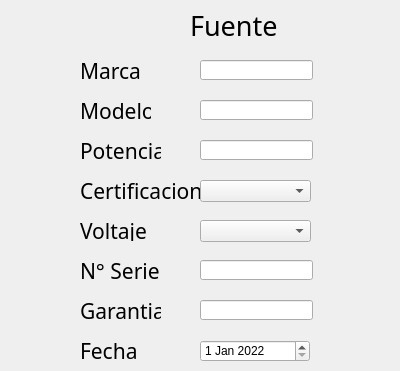
   <widget class="QWidget" name="page4">
    <widget class="QLabel" name="label_4">
     <property name="geometry">
      <rect>
       <x>190</x>
       <y>10</y>
       <width>201</width>
       <height>31</height>
      </rect>
     </property>
     <property name="font">
      <font>
       <family>Mongolian Baiti</family>
       <pointsize>20</pointsize>
      </font>
     </property>
     <property name="text">
      <string>Fuente</string>
     </property>
    </widget>
    <widget class="QLabel" name="label_28">
     <property name="geometry">
      <rect>
       <x>80</x>
       <y>100</y>
       <width>71</width>
       <height>21</height>
      </rect>
     </property>
     <property name="font">
      <font>
       <family>Mongolian Baiti</family>
       <pointsize>16</pointsize>
      </font>
     </property>
     <property name="text">
      <string>Modelo</string>
     </property>
    </widget>
    <widget class="QLabel" name="label_29">
     <property name="geometry">
      <rect>
       <x>80</x>
       <y>60</y>
       <width>61</width>
       <height>21</height>
      </rect>
     </property>
     <property name="font">
      <font>
       <family>Mongolian Baiti</family>
       <pointsize>16</pointsize>
      </font>
     </property>
     <property name="text">
      <string>Marca</string>
     </property>
    </widget>
    <widget class="QLabel" name="label_30">
     <property name="geometry">
      <rect>
       <x>80</x>
       <y>140</y>
       <width>81</width>
       <height>21</height>
      </rect>
     </property>
     <property name="font">
      <font>
       <family>Mongolian Baiti</family>
       <pointsize>16</pointsize>
      </font>
     </property>
     <property name="text">
      <string>Potencia</string>
     </property>
    </widget>
    <widget class="QLabel" name="label_31">
     <property name="geometry">
      <rect>
       <x>80</x>
       <y>180</y>
       <width>121</width>
       <height>21</height>
      </rect>
     </property>
     <property name="font">
      <font>
       <family>Mongolian Baiti</family>
       <pointsize>16</pointsize>
      </font>
     </property>
     <property name="text">
      <string>Certificacion</string>
     </property>
    </widget>
    <widget class="QLabel" name="label_32">
     <property name="geometry">
      <rect>
       <x>80</x>
       <y>220</y>
       <width>71</width>
       <height>21</height>
      </rect>
     </property>
     <property name="font">
      <font>
       <family>Mongolian Baiti</family>
       <pointsize>16</pointsize>
      </font>
     </property>
     <property name="text">
      <string>Voltaje</string>
     </property>
    </widget>
    <widget class="QLabel" name="label_33">
     <property name="geometry">
      <rect>
       <x>80</x>
       <y>260</y>
       <width>81</width>
       <height>21</height>
      </rect>
     </property>
     <property name="font">
      <font>
       <family>Mongolian Baiti</family>
       <pointsize>16</pointsize>
      </font>
     </property>
     <property name="text">
      <string>N° Serie</string>
     </property>
    </widget>
    <widget class="QLabel" name="label_34">
     <property name="geometry">
      <rect>
       <x>80</x>
       <y>300</y>
       <width>81</width>
       <height>21</height>
      </rect>
     </property>
     <property name="font">
      <font>
       <family>Mongolian Baiti</family>
       <pointsize>16</pointsize>
      </font>
     </property>
     <property name="text">
      <string>Garantia</string>
     </property>
    </widget>
    <widget class="QLabel" name="label_35">
     <property name="geometry">
      <rect>
       <x>80</x>
       <y>340</y>
       <width>71</width>
       <height>21</height>
      </rect>
     </property>
     <property name="font">
      <font>
       <family>Mongolian Baiti</family>
       <pointsize>16</pointsize>
      </font>
     </property>
     <property name="text">
      <string>Fecha</string>
     </property>
    </widget>
    <widget class="QLineEdit" name="Marca_Fuente">
     <property name="geometry">
      <rect>
       <x>200</x>
       <y>60</y>
       <width>113</width>
       <height>20</height>
      </rect>
     </property>
     <property name="font">
      <font>
       <pointsize>12</pointsize>
      </font>
     </property>
    </widget>
    <widget class="QLineEdit" name="Modelo_Fuente">
     <property name="geometry">
      <rect>
       <x>200</x>
       <y>100</y>
       <width>113</width>
       <height>20</height>
      </rect>
     </property>
     <property name="font">
      <font>
       <pointsize>12</pointsize>
      </font>
     </property>
    </widget>
    <widget class="QLineEdit" name="Potencia_Fuente">
     <property name="geometry">
      <rect>
       <x>200</x>
       <y>140</y>
       <width>113</width>
       <height>20</height>
      </rect>
     </property>
     <property name="font">
      <font>
       <pointsize>12</pointsize>
      </font>
     </property>
    </widget>
    <widget class="QComboBox" name="Certificacion_Fuente">
     <property name="geometry">
      <rect>
       <x>200</x>
       <y>180</y>
       <width>111</width>
       <height>22</height>
      </rect>
     </property>
    </widget>
    <widget class="QComboBox" name="Voltaje_Fuente">
     <property name="geometry">
      <rect>
       <x>200</x>
       <y>220</y>
       <width>111</width>
       <height>22</height>
      </rect>
     </property>
    </widget>
    <widget class="QLineEdit" name="Serie_Fuente">
     <property name="geometry">
      <rect>
       <x>200</x>
       <y>260</y>
       <width>113</width>
       <height>20</height>
      </rect>
     </property>
     <property name="font">
      <font>
       <pointsize>12</pointsize>
      </font>
     </property>
    </widget>
    <widget class="QLineEdit" name="Garantia_Fuente">
     <property name="geometry">
      <rect>
       <x>200</x>
       <y>300</y>
       <width>113</width>
       <height>20</height>
      </rect>
     </property>
     <property name="font">
      <font>
       <pointsize>12</pointsize>
      </font>
     </property>
    </widget>
    <widget class="QDateEdit" name="Fecha_Fuente">
     <property name="geometry">
      <rect>
       <x>200</x>
       <y>340</y>
       <width>110</width>
       <height>22</height>
      </rect>
     </property>
     <property name="dateTime">
      <datetime>
       <hour>0</hour>
       <minute>0</minute>
       <second>0</second>
       <year>2022</year>
       <month>1</month>
       <day>1</day>
      </datetime>
     </property>
    </widget>
   </widget>
